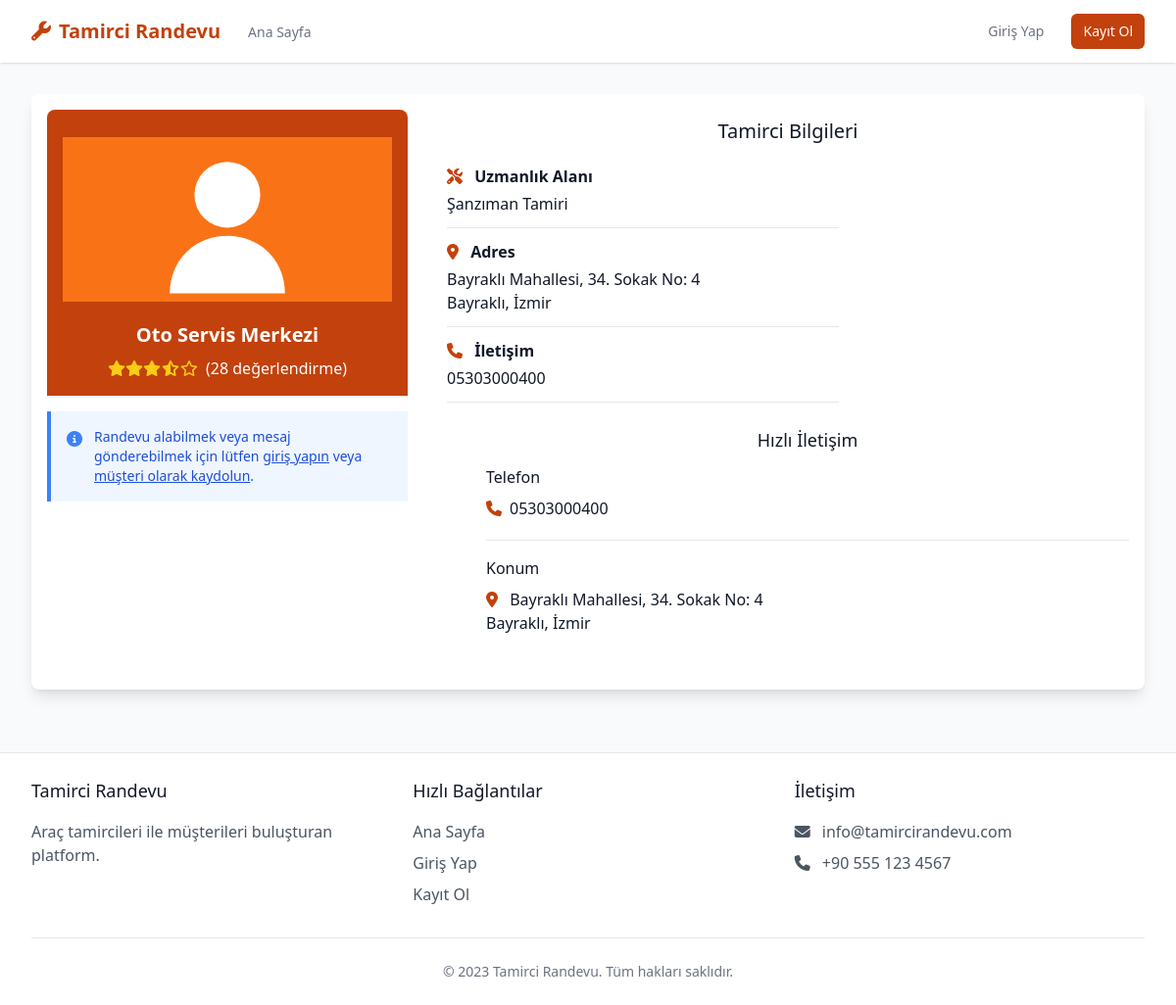
The app's page /mechanic/31 with its own data.
### tamircim.py (models this page shows, shortened)
class Kullanici(db.Model):
    __tablename__ = 'kullanici'
    id = db.Column(db.Integer, primary_key=True)
    eposta = db.Column(db.String(120), unique=True, nullable=False)
    sifre = db.Column(db.String(256), nullable=False)
    kullanici_tipi = db.Column(db.String(20), nullable=False)  # 'musteri' veya 'tamirci'
    isim = db.Column(db.String(100), nullable=False)
    telefon = db.Column(db.String(20), nullable=False)
    created_at = db.Column(db.DateTime, default=datetime.utcnow)
    sehir = db.Column(db.String(50))
    ilce = db.Column(db.String(50))
    adres = db.Column(db.Text)
    uzmanlik_alani = db.Column(db.String(100))
    ortalama_puan = db.Column(db.Float, default=0.0)
    puan_sayisi = db.Column(db.Integer, default=0)
    sent_messages = db.relationship('Mesaj', foreign_keys='Mesaj.gonderici_id', backref='sender', lazy='dynamic')
    received_messages = db.relationship('Mesaj', foreign_keys='Mesaj.alici_id', backref='recipient', lazy='dynamic')

### tamircim.py (the view)
@tamircim.route('/mechanic/<int:tamirci_id>')
def tamirci_profil(tamirci_id):
    tamirci = Kullanici.query.filter_by(id=tamirci_id, kullanici_tipi='mechanic').first_or_404()
    form = RandevuForm()
    form.tamirci_id.data = tamirci_id
    degerlendirmeler = TamirciDegerlendirme.query.filter_by(tamirci_id=tamirci_id).order_by(TamirciDegerlendirme.tarih.desc()).all()
    return render_template('mechanic_profile.html', tamirci=tamirci, form=form, degerlendirmeler=degerlendirmeler)

### templates/mechanic_profile.html (shortened to what this page needs)
{% extends "base.html" %}
{% block content %}
<div class="container max-w-7xl mx-auto px-4 sm:px-6 lg:px-8 py-8">
    <div class="shadow-lg p-4 bg-white rounded-lg">
        <div class="flex max-lg:flex-col justify-between">
            <div class="lg:w-1/3">
                <div class="card-header bg-orange-700 p-4 rounded-t-lg">
                    <svg class="rounded-lg w-full h-48" viewBox="0 0 400 200" xmlns="http://www.w3.org/2000/svg">
                        <rect width="100%" height="100%" fill="#f97316" />
                        <circle cx="200" cy="70" r="40" fill="white" />
                        <path d="M200,120 C160,120 130,150 130,190 L270,190 C270,150 240,120 200,120 Z" fill="white" />
                    </svg>
                    <h4 class="text-center font-bold text-xl mt-2 text-white">{{ tamirci.isim }}</h4>
                    {% if tamirci.puan_sayisi > 0 %}
                        <div class="flex justify-center items-center mt-2">
                            <div class="flex items-center">
                                {% for i in range(1, 6) %}
                                    {% if i <= tamirci.ortalama_puan %}
                                        <i class="fas fa-star text-yellow-400"></i>
                                    {% elif i <= tamirci.ortalama_puan + 0.5 %}
                                        <i class="fas fa-star-half-alt text-yellow-400"></i>
                                    {% else %}
                                        <i class="far fa-star text-yellow-400"></i>
                                    {% endif %}
                                {% endfor %}
                            </div>
                            <span class="ml-2 text-white">({{ tamirci.puan_sayisi }} değerlendirme)</span>
                        </div>
                    {% endif %}
                </div>
                {% if 'kullanici_id' in session and session['kullanici_tipi'] == 'customer' %}
                    <div class="flex gap-4 py-4 justify-center">
                        <a href="{{ url_for('randevu_olustur', tamirci_id=tamirci.id) }}" class="inline-flex items-center px-4 py-2 border border-transparent rounded-md shadow-sm text-sm font-medium text-white bg-orange-700 hover:bg-orange-800 focus:outline-none focus:ring-2 focus:ring-offset-2 focus:ring-orange-500">
                            <i class="fas fa-calendar-plus mr-2"></i> Randevu Al
                        </a>
                        <a href="{{ url_for('view_conversation', alici_id=tamirci.id) }}" class="inline-flex items-center px-4 py-2 border border-gray-300 rounded-md shadow-sm text-sm font-medium text-gray-700 bg-white hover:bg-gray-50 focus:outline-none focus:ring-2 focus:ring-offset-2 focus:ring-orange-500">
                            <i class="fas fa-comments mr-2"></i> Mesaj Gönder
                        </a>
                    </div>
                {% elif 'kullanici_id' not in session %}
                    <div class="bg-blue-50 p-4 border-l-4 border-blue-500 mt-4">
                        <div class="flex">
                            <div class="flex-shrink-0">
                                <i class="fas fa-info-circle text-blue-500"></i>
                            </div>
                            <div class="ml-3">
                                <p class="text-sm text-blue-700">
                                    Randevu alabilmek veya mesaj gönderebilmek için lütfen
                                    <a href="{{ url_for('login') }}" class="font-medium underline text-blue-700 hover:text-blue-600">giriş yapın</a> veya
                                    <a href="{{ url_for('kayit_musteri') }}" class="font-medium underline text-blue-700 hover:text-blue-600">müşteri olarak kaydolun</a>.
                                </p>
                            </div>
                        </div>
                    </div>
                {% endif %}
            </div>
            <div class="lg:w-2/3 lg:pl-10">
                <div class="card-body">
                    <div class="row">
                        <div>
                            <h5 class="mb-3 text-center text-xl font-medium text-gray-900 lg:py-2">Tamirci Bilgileri</h5>
                            <div class="mb-3 lg:w-[400px]">
                                <p class="mb-1"><strong><i class="fas fa-tools mr-2 text-orange-700"></i> Uzmanlık Alanı</strong></p>
                                <p>{{ tamirci.uzmanlik_alani }}</p>
                                <hr class="mt-3">
                            </div>
                            <div class="mb-3 lg:w-[400px]">
                                <p class="mb-1"><strong><i class="fas fa-map-marker-alt mr-2 text-orange-700"></i> Adres</strong></p>
                                <p>{{ tamirci.adres }}</p>
                                <p>{{ tamirci.ilce }}, {{ tamirci.sehir }}</p>
                                <hr class="mt-3">
                            </div>
                            <div class="mb-3 lg:w-[400px]">
                                <p class="mb-1"><strong><i class="fas fa-phone mr-2 text-orange-700"></i> İletişim</strong></p>
                                <p>{{ tamirci.telefon }}</p>
                                <hr class="mt-3">
                            </div>
                        </div>
                    </div>
                </div>
                <div class="py-3 pl-0 lg:pl-10">
                    <div class="card mb-4">
                        <div class="card-header">
                            <h5 class="text-center text-lg font-medium text-gray-900">Hızlı İletişim</h5>
                        </div>
                        <div class="card-body py-3">
                            <div class="mb-4">
                                <h5 class="mb-0 font-medium">Telefon</h5>
                                <div class="flex justify-between items-center py-2">
                                    <div class="flex items-center">
                                        <i class="fas fa-phone text-orange-700 mr-2"></i>
                                        <span>{{ tamirci.telefon }}</span>
                                    </div>
                                </div>
                                <hr class="mt-3">
                            </div>
                            <div>
                                <h5 class="mb-0 font-medium">Konum</h5>
                                <div class="mt-2">
                                    <p><i class="fas fa-map-marker-alt text-orange-700 mr-2"></i> {{ tamirci.adres }}</p>
                                    <p>{{ tamirci.ilce }}, {{ tamirci.sehir }}</p>
                                </div>
                            </div>
                        </div>
                    </div>
                </div>
            </div>
        </div>
    </div>
</div>
{% endblock %}

### records on screen
Kullanici: isim "Oto Servis Merkezi", puan_sayisi "28", uzmanlik_alani "Şanzıman Tamiri", adres "Bayraklı Mahallesi, 34. Sokak No: 4", ilce "Bayraklı", sehir "İzmir", telefon "05303000400"
